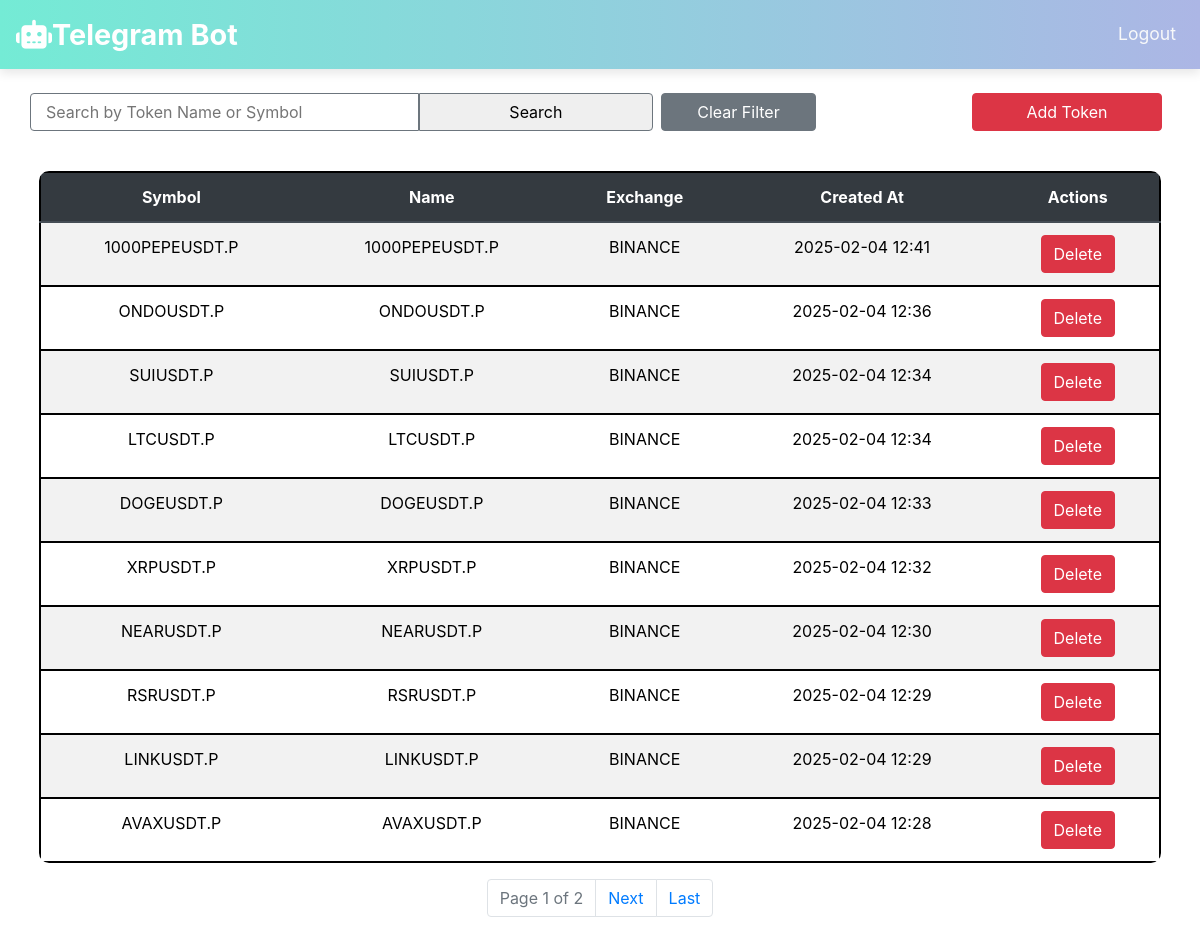
The page /dashboard/ (signed in) on the database its author committed.
### bot/models.py (models this page shows, shortened)
class Token(models.Model):
    user = models.ForeignKey(User, on_delete=models.CASCADE, related_name="tokens", verbose_name="Token Owner", help_text="User who owns this token")
    token_symbol = models.CharField(max_length=20, unique=True, verbose_name="Token Symbol", help_text="Symbol of the token (e.g., BTC, ETH)")
    token_name = models.CharField(max_length=100,  verbose_name="Token Name", help_text="Full name of the token (e.g., Bitcoin, Ethereum)")
    exchange = models.CharField(max_length=50, verbose_name="Exchange Platform", help_text="Exchange where the token is listed (e.g., Binance, Coinbase)")
    created_at = models.DateTimeField(auto_now_add=True, help_text="Timestamp when the token was added")
    updated_at = models.DateTimeField(auto_now=True, help_text="Timestamp when the token was last updated")
    class Meta:
        ordering = ['-created_at']
        verbose_name = "Token"
        verbose_name_plural = "Tokens"

### bot/views.py (the view, shortened to what this page needs)
# urls.py: path("dashboard/", TokenDashboardView.as_view(), name="dashboard"),
class TokenDashboardView(LoginRequiredMixin, View):
    template_name = "bot/dashboard.html"
    def get(self, request):
        query = request.GET.get("q", "").strip()  # Get the search query from the URL
        tokens = Token.objects.filter(user=request.user)  # Fetch only the logged-in user's tokens
        if query:
            tokens = tokens.filter(
                token_symbol__icontains=query
            ) | tokens.filter(
                token_name__icontains=query
            )  # Filter by symbol or name (case-insensitive)
        paginator = Paginator(tokens,10)  # Show 20 tokens per page
        page_number = request.GET.get("page")
        page_obj = paginator.get_page(page_number)
        form = TokenForm()
        return render(request, self.template_name, {
                    "tokens": page_obj,  # Pass paginated tokens
                    "query": query,
                    "form": form,
                    "paginator": paginator,
                    "page_obj": page_obj,
                })

### bot/forms.py
class TokenForm(forms.ModelForm):
    class Meta:
        model = Token
        fields = ['token_symbol', 'token_name', 'exchange']
        labels = {
            'token_symbol': 'Token Symbol',
            'token_name': 'Token Name',
            'exchange': 'Exchange Platform',
        }
        widgets = {
            'token_symbol': forms.TextInput(attrs={'class': 'form-control', 'placeholder': 'e.g., BTC', 'style': 'text-transform: uppercase;'}),
            'token_name': forms.TextInput(attrs={'class': 'form-control', 'placeholder': 'e.g., Bitcoin', 'style': 'text-transform: uppercase;'}),
            'exchange': forms.TextInput(attrs={'class': 'form-control', 'placeholder': 'e.g., Binance', 'style': 'text-transform: uppercase;'}),
        }

### templates/bot/dashboard.html (shortened to what this page needs)
{% extends "bot/base.html" %}
{% block content %}
<div class="mt-4">
    <div class="col-md-12">
        <div class="d-flex justify-content-center mb-3 flex-column flex-sm-row">
            <form method="GET" class="d-flex w-100 w-sm-75 mb-2 mb-sm-0">
                <input type="text" name="q" class="border border-secondary rounded-left col-md-5 w-sm-auto" placeholder="Search by Token Name or Symbol" value="{{ query }}">
                <button type="submit" class="border border-secondary  rounded-right  col-md-3 w-sm-auto">Search</button>
                <a href="{% url 'dashboard' %}" class="btn btn-secondary  mx-2 col-md-2 w-sm-auto">Clear Filter</a>
            </form>
            <button class="btn btn-danger mx-2 col-md-2 w-sm-auto" data-toggle="modal" data-target="#createTokenModal">Add Token</button>
        </div>
    </div>
    <div class=" table-responsive p-4">
        {% if tokens %}
            <table class="table table-striped text-center">
                <thead class="thead-dark">
                    <tr>
                        <th>Symbol</th>
                        <th>Name</th>
                        <th>Exchange</th>
                        <th>Created At</th>
                        <th>Actions</th>
                    </tr>
                </thead>
                <tbody>
                    {% for token in tokens %}
                    <tr>
                        <td>{{ token.token_symbol }}</td>
                        <td>{{ token.token_name }}</td>
                        <td>{{ token.exchange }}</td>
                        <td>{{ token.created_at|date:"Y-m-d H:i" }}</td>
                        <td>
                            <button class="btn btn-danger" data-toggle="modal" data-target="#deleteModal{{ token.pk }}">Delete</button>
                        </td>
                    </tr>
                    {% endfor %}
                </tbody>
            </table>
        <nav aria-label="Page navigation ">
            <ul class="pagination justify-content-center">
                <li class="page-item disabled">
                    <span class="page-link">Page {{ tokens.number }} of {{ tokens.paginator.num_pages }}</span>
                </li>
                {% if tokens.has_next %}
                    <li class="page-item">
                        <a class="page-link" href="?page={{ tokens.next_page_number }}{% if query %}&q={{ query }}{% endif %}">Next</a>
                    </li>
                    <li class="page-item">
                        <a class="page-link" href="?page={{ tokens.paginator.num_pages }}{% if query %}&q={{ query }}{% endif %}">Last</a>
                    </li>
                {% endif %}
            </ul>
        </nav>
        {% else %}
            <p class="text-center text-muted">No tokens found.</p>
        {% endif %}
    </div>
</div>
{% endblock %}

### templates/bot/base.html (shortened to what this page needs)
{% load static %}
<!DOCTYPE html>
<html lang="en">
<head>
    <link rel="stylesheet" href="https://cdn.jsdelivr.net/npm/bootstrap@4.5.2/dist/css/bootstrap.min.css">
    <link rel="stylesheet" href="https://cdnjs.cloudflare.com/ajax/libs/font-awesome/6.4.2/css/all.min.css">
    <link rel="stylesheet" href="{% static 'css/comman.css' %}">
</head>
<body>
    <nav class="navbar navbar-expand-lg navbar-primary">
            <a class="navbar-brand d-flex align-items-center" href="{% url 'dashboard' %}">
                <i class="fas fa-robot me-2"></i> Telegram Bot
            </a>
            <div class="collapse navbar-collapse" id="navbarNav">
                <ul class="navbar-nav ml-auto">
                    {% if user.is_authenticated %}
                    <li class="nav-item">
                        <a class="nav-link " href="#" data-toggle="modal" data-target="#logoutModal">Logout</a>
                    </li>
                    {% else %}
                    <li class="nav-item">
                        <a class="nav-link" href="{% url 'login' %}">Login</a>
                    </li>
                    {% endif %}
                </ul>
            </div>
    </nav>
    <div class="container-fluid mt-4">
        {% block content %}{% endblock %}
    </div>
</body>
</html>

### static/css/comman.css (style rules this page uses)
body { height: 100vh; }
.navbar { background: linear-gradient(to right, #74ebd5, #acb6e5); box-shadow: 0 4px 10px rgba(0, 0, 0, 0.1); }
.navbar-brand { font-size: 1.8em; font-weight: bold; color: #fff !important; transition: color 0.3s; }
.table-responsive { overflow-x: auto; -webkit-overflow-scrolling: touch; }
.table { border-radius: 10px; overflow: hidden; color: black; }
.table th, .table td { white-space: nowrap; padding: 12px; text-align: center; }
.table tr { border: 2px solid black !important; }
.navbar-nav .nav-link { color: #f8f9fa !important; font-size: 1.1em; margin-left: 15px; transition: color 0.3s; }

### rows shown on the page
Token: token_symbol "1000PEPEUSDT.P", token_name "1000PEPEUSDT.P", exchange "BINANCE", created_at "2025-02-04 12:41"
Token: token_symbol "ONDOUSDT.P", token_name "ONDOUSDT.P", exchange "BINANCE", created_at "2025-02-04 12:36"
Token: token_symbol "SUIUSDT.P", token_name "SUIUSDT.P", exchange "BINANCE", created_at "2025-02-04 12:34"
Token: token_symbol "LTCUSDT.P", token_name "LTCUSDT.P", exchange "BINANCE", created_at "2025-02-04 12:34"
Token: token_symbol "DOGEUSDT.P", token_name "DOGEUSDT.P", exchange "BINANCE", created_at "2025-02-04 12:33"
Token: token_symbol "XRPUSDT.P", token_name "XRPUSDT.P", exchange "BINANCE", created_at "2025-02-04 12:32"
Token: token_symbol "NEARUSDT.P", token_name "NEARUSDT.P", exchange "BINANCE", created_at "2025-02-04 12:30"
Token: token_symbol "RSRUSDT.P", token_name "RSRUSDT.P", exchange "BINANCE", created_at "2025-02-04 12:29"
Token: token_symbol "LINKUSDT.P", token_name "LINKUSDT.P", exchange "BINANCE", created_at "2025-02-04 12:29"
Token: token_symbol "AVAXUSDT.P", token_name "AVAXUSDT.P", exchange "BINANCE", created_at "2025-02-04 12:28"

### other values the page prints
{{ tokens.number }} "1"
{{ tokens.paginator.num_pages }} "2"
